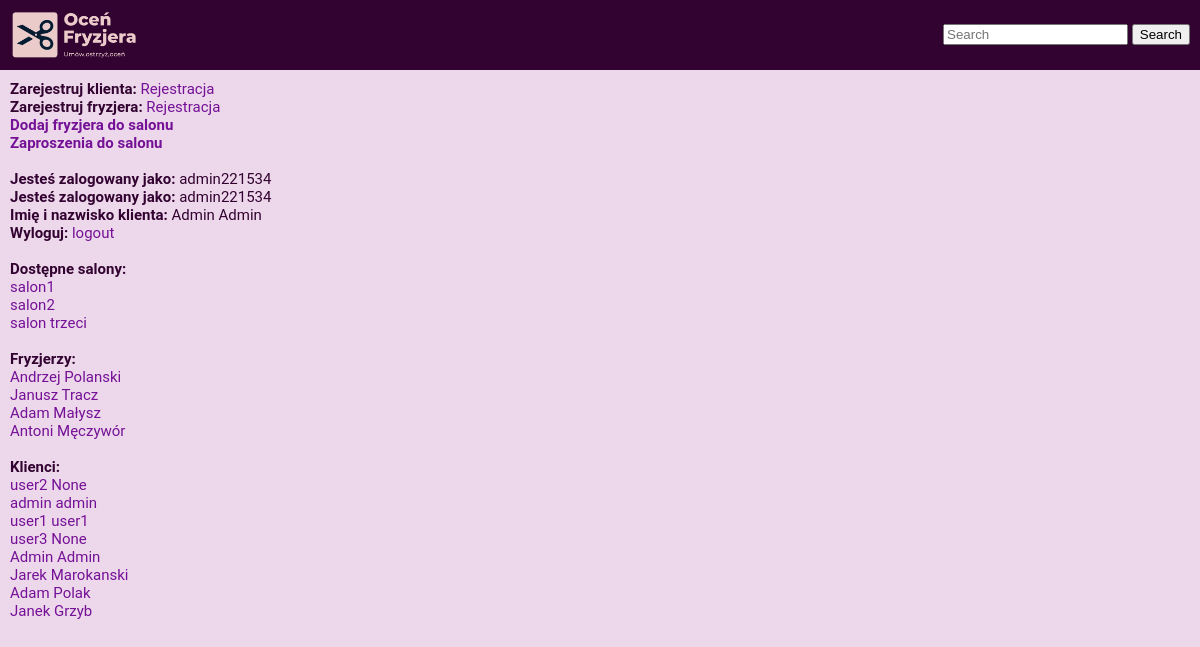
Page / (signed in) on the earlier database version.
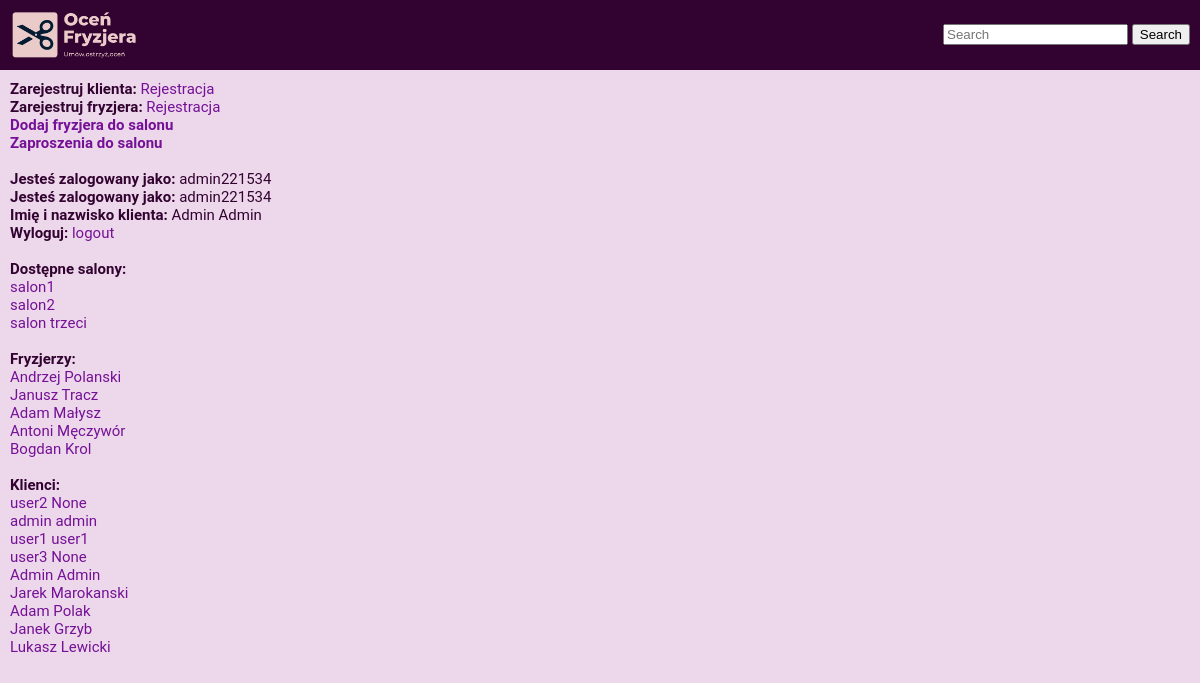
Same page on the later database version.
### main/models.py (models this page shows, shortened)
class Klient(models.Model):
    imie = models.CharField(max_length=50, null=True)
    nazwisko = models.CharField(max_length=50, null=True)
    user = models.ForeignKey(User, on_delete=models.CASCADE, related_name='klient')
    staly_klient = models.BooleanField(default=False, null=True)
    nr_telefonu = models.CharField(max_length=20, null=True, blank=True)
    ulica = models.CharField(max_length=50, blank=True, null=True)
    nr_domu = models.IntegerField(default=0, blank=True, null=True)
    miasto = models.CharField(max_length=50, null=True)
    kod_pocztowy = models.CharField(max_length=20, null=True)
    avatar = models.ImageField(upload_to='main/static/ocen_fryzjera/avatars/klients/', null=True, blank=True)

class Salon(models.Model):
    wlasciciel = models.ForeignKey(Fryzjer, on_delete=models.CASCADE, related_name='wlasciciel', null=True)
    fryzjer = models.ManyToManyField(Fryzjer, related_name='fryzjer')
    nazwa = models.CharField(max_length=50, default='NoName')
    NIP = models.CharField(max_length=25)
    regon = models.CharField(max_length=25)
    ulica = models.CharField(max_length=50, blank=True, null=True)
    nr_lokalu = models.IntegerField(default=0, blank=True, null=True)
    miasto = models.CharField(max_length=50)
    kod_pocztowy = models.CharField(max_length=20)
    nr_tel = models.CharField(max_length=20, default='no number')
    godzina_otwarcia = models.CharField(max_length=10, default='Brak')
    godzina_zamkniecia = models.CharField(max_length=10, default='Brak')
    srednia_ocena = models.FloatField(blank=True, null=True)
    liczba_ocen = models.IntegerField(blank=True, null=True)

class Fryzjer(models.Model):
    salon_to_add = models.ManyToManyField(SalonRelationship)
    user = models.ForeignKey(User, on_delete=models.CASCADE)
    imie = models.CharField(max_length=50, null=True)
    nazwisko = models.CharField(max_length=50, null=True)
    srednia_ocena = models.FloatField(blank=True, null=True)
    liczba_ocen = models.IntegerField(blank=True, null=True)
    bio = models.CharField(max_length=5000, null=True)
    ulica = models.CharField(max_length=50, blank=True, null=True)
    nr_domu = models.IntegerField(default=0, blank=True, null=True)
    miasto = models.CharField(max_length=50, null=True)
    kod_pocztowy = models.CharField(max_length=20, null=True)
    nr_tel = models.CharField(max_length=20, default='no number')
    avatar = models.ImageField(upload_to='main/static/ocen_fryzjera/avatars/fryzjers/', null=True, blank=True)
    invites = models.ManyToManyField('self', related_name='invites')
    invite_sent = models.ManyToManyField('self', blank=True, related_name='invites_sent', symmetrical=False)
    invite_received = models.ManyToManyField('self', blank=True, related_name='invites_received', symmetrical=False)

### main/views.py (the view)
# urls.py: path('', views.home, name='home'),
@login_required
def home(request):
    salony = Salon.objects.all()
    fryzjerzy = Fryzjer.objects.all()
    klienci = Klient.objects.all()
    user_klient = Klient.objects.all().filter(user=request.user).first()
    context = {
        'user_klient': user_klient,
        'salony': salony,
        'fryzjerzy': fryzjerzy,
        'klienci': klienci,
    }
    return render(request, 'main/home.html', context)

### main/templates/main/home.html
{% extends 'main/base.html' %}
{% block content %}
<div><span class="heading">Zarejestruj klienta:</span> <a href="{% url 'register' %}">Rejestracja</a></div>
<div><span class="heading">Zarejestruj fryzjera:</span> <a href="{% url 'barber_register' %}">Rejestracja</a></div>
<div><span class="heading"><a href="{% url 'dodaj_fryzjera' %}">Dodaj fryzjera do salonu</a></span></div>
<div><span class="heading"><a href="{% url 'zaproszenia_do_salonu' %}">Zaproszenia do salonu</a></span></div>
<br>
{% if user.is_authenticated %}
<div><span class="heading">Jesteś zalogowany jako:</span> {{request.user.username}}</div>
<div><span class="heading">Jesteś zalogowany jako:</span> {{request.user.username}}</div>
<div><span class="heading">Imię i nazwisko klienta:</span> {{user_klient.imie}} {{user_klient.nazwisko}}</div>
<div><span class="heading">Wyloguj:</span> <a href ="{% url 'logout' %}">logout</a></div>
{% else %}
<div><span class="heading">Zaloguj:</span> <a href="{% url 'login' %}">login</a></div>
{% endif %}
<br>
<div><span class="heading">Dostępne salony:</span></div>
{% for salon in salony %}
<div><a href="{% url 'pokaz_salon' salon.id %}">{{salon.nazwa}}</a></div>
{% endfor %}
<br>
<div><span class="heading">Fryzjerzy:</span></div>
{% for fryzjer in fryzjerzy %}
<div><a href="{% url 'pokaz_fryzjera' fryzjer.id %}">{{fryzjer.imie}} {{fryzjer.nazwisko}}</a></div>
{% endfor %}
<br>
<div><span class="heading">Klienci:</span></div>
{% for klient in klienci %}
<div><a href="{% url 'pokaz_klienta' klient.id %}">{{klient.imie}} {{klient.nazwisko}}</a></div>
{% endfor %}
{% endblock %}

### main/templates/main/base.html (shortened to what this page needs)
<!DOCTYPE html>
<html lang="pl">
<head>
        {% load static %}
        <link rel="stylesheet" href="{% static 'ocen_fryzjera/style.css' %}" type="text/css">
</head>
<body>
        <div class="header">
                <a href="{% url 'home' %}"><img class="logo_small" src="{% static 'ocen_fryzjera/logo.png' %}"></a>
                <form class = "d-flex" method="GET" action="{% url 'search' %}">
                        <input class="form-control me-2"
                               type="search"
                               placeholder="Search"
                               aria-label="Search"
                               name="searched">
                        <button class="btn btn-outline-secondary" type="Submit">Search</button>
                </form>
        </div>
        <div class="main_part">
                {% block content %}
                {% endblock %}
        </div>
</body>
</html>

### main/static/ocen_fryzjera/style.css (style rules this page uses)
body { color: #320331; background-color: #edd8eb; margin: 0; padding: 0; font-size: 15px; font-family: "Roboto", "Lucida Grande", "DejaVu Sans", "Bitstream Vera Sans", Verdana, Arial, sans-serif; }
img.logo_small { float: left; width: 26%; height: 26%; }
div.header { width: auto; height: auto; display: flex; justify-content: space-between; align-items: center; padding: 10px 10px; background: #320331; color: #edd8eb; overflow: hidden; }
div.main_part { padding: 10px 10px; }
span.heading { font-weight: bold; }
a:link, a:visited { color: #741196; text-decoration:none; }

Differences in the rows shown:
added Fryzjer: imie "Bogdan", nazwisko "Krol"
added Klient: imie "Lukasz", nazwisko "Lewicki"
